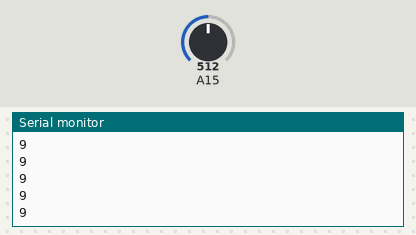
Bench run of a sketch on a simulated Arduino Mega 2560, built with avr-gcc and run on an emulated ATmega2560. Shown: the last lines printed to the serial monitor. Inputs (shaded band) come from the test bench; at power-on: A15 = 512.

Above: at 1.2 s.
1.3 s: A15 set to 716
At 1.8 s:
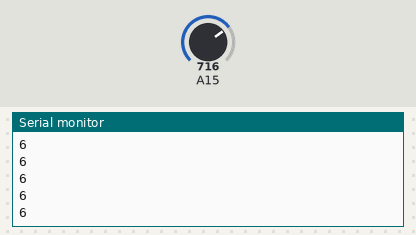
2.8 s: A15 set to 900
At 3.3 s:
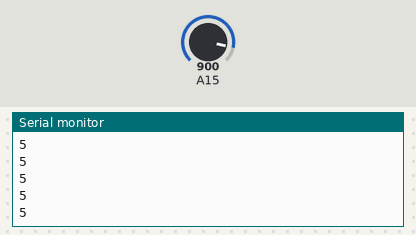
Timing chart, 0 to 5.8 s (numbered marks = the images above; inputs shaded):
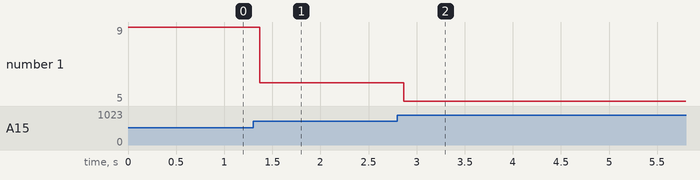

The sketch:

IR_Dist.ino
```cpp
void setup() {
  Serial.begin(9600);
}

void loop() {
  Serial.println(4800/(analogRead(A15) - 20));
}
```

Measured:
- after the input at 1.3 s, the serial monitor: prints a new line after 0.07 s (image 1)
- after the input at 2.8 s, the serial monitor: prints a new line after 0.07 s (image 2)
- plotted number 1: 9 → 6 after the input at 1.3 s, 6 → 5 after the input at 2.8 s
